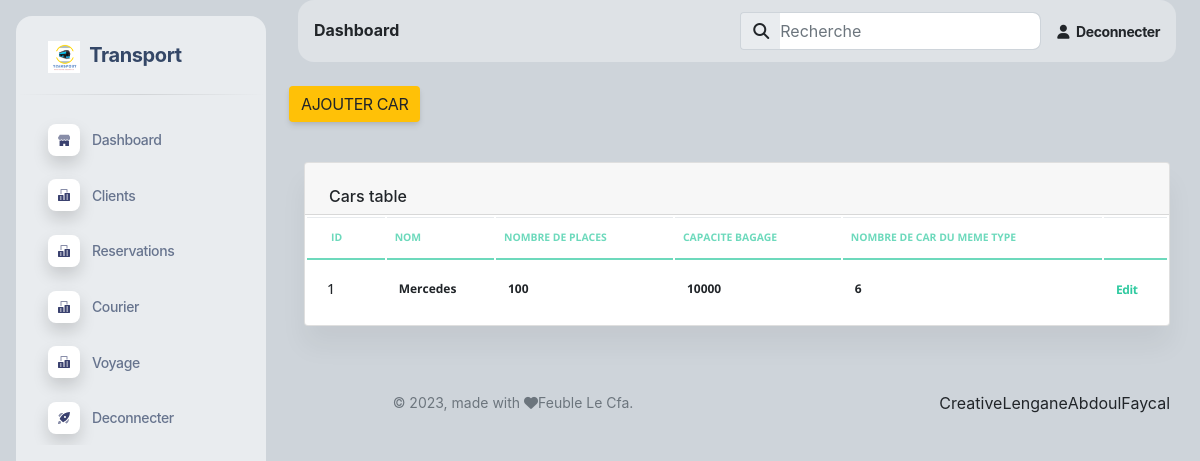
Screenshot of /car/ (signed in) with the database file from the repository.
### transport/models.py (models this page shows, shortened)
class Car(models.Model):
    nom = models.CharField(max_length=50)
    nombre_de_places = models.IntegerField()
    capacite_bagage = models.IntegerField()
    nombre_de_car = models.IntegerField()

### transport/views.py (the view)
# urls.py: path('car/', views.car, name="car"),
@login_required
def car(request, id=0):
    if 'editCar' in request.path and id != 0 :
        model = get_object_or_404(Car, pk=id)
        if request.method == 'POST':
            form = CarForm(request.POST, instance=model)
            if form.is_valid():
                form.save()
                return redirect('car')
            else:
                form = CarForm(instance=model)
                return render(request, 'admin_t/car.html', {"form": form})
        form = CarForm(instance=model)
        return render(request, 'admin_t/car.html', {"form": form, 'id':id})
    elif 'deleteCar' in request.path and id != 0:
        ob = get_object_or_404(Car, id=id)
        ob.delete()
        return redirect('car')
    else:
        if request.method == "POST" and 'addCar' in request.path:
            form = CarForm(request.POST)
            visit = Car.objects.all()
            page = Paginator(visit, 5)
            pge = request.GET.get('page')
            car = page.get_page(pge)
            if form.is_valid():
                form.save()
                messages.success(request, "car added !")
                return redirect('car')
            else:
                return render(request, 'admin_t/car.html', {"form": form, "models":car})
        else:
            form = CarForm()
            visit = Car.objects.all()
            page = Paginator(visit, 5)
            pge = request.GET.get('page')
            car = page.get_page(pge)
            return render(request, 'admin_t/car.html', {"form": form, "models":car})

### transport/forms.py
class CarForm(ModelForm):
    class Meta:
        model = Car
        fields = '__all__'

### transport/templates/admin_t/car.html (shortened to what this page needs)
{% extends 'base.html' %}
{% block content %}
  {% if '/car/' == request.path %}
    <a href ="{% url 'addCar' %}" class="btn btn-warning"> Ajouter Car</a>
    {% if models %}
            <div class="container-fluid py-4">
                <div class="row">
                <div class="col-12">
                    <div class="card mb-4">
                    <div class="card-header pb-0">
                        <h6>Cars table</h6>
                    </div>
                    <div class="card-body px-0 pt-0 pb-2">
                        <div class="table-responsive p-0">
                        <table class="table align-items-center mb-0">
                            <thead>
                            <tr>
                                <th class="text-uppercase text-secondary text-xxs font-weight-bolder opacity-7">ID</th>
                                <th class="text-uppercase text-secondary text-xxs font-weight-bolder opacity-7 ps-2">nom</th>
                                <th class="text-uppercase text-secondary text-xxs font-weight-bolder opacity-7 ps-2">Nombre de places</th>
                                <th class="text-uppercase text-secondary text-xxs font-weight-bolder opacity-7 ps-2">Capacite bagage</th>
                                <th class="text-uppercase text-secondary text-xxs font-weight-bolder opacity-7 ps-2">Nombre de car du meme type</th>
                                <th class="text-secondary opacity-7"></th>
                            </tr>
                            </thead>
                            <tbody>
                                {% for model in models %}
                            <tr>
                                <td>
                                <div class="d-flex px-2 py-1">
                                    <div class="d-flex flex-column justify-content-center">
                                    <h6 class="mb-0 text-sm">{{model.id}}</h6>
                                    </div>
                                </div>
                                </td>
                                <td>
                                <p class="text-xs font-weight-bold mb-0">{{model.nom}}   </p>
                                </td>
                                <td>
                                    <p class="text-xs font-weight-bold mb-0">{{model.nombre_de_places}}</p>
                                </td>
                                    <td>
                                    <p class="text-xs font-weight-bold mb-0">{{model.capacite_bagage}}</p>
                                    </td>
                                    <td>
                                      <p class="text-xs font-weight-bold mb-0">{{model.nombre_de_car}}</p>
                                      </td>
                                <td class="align-middle">
                                <a href="{% url 'editCar' model.id %}" class="text-secondary font-weight-bold text-xs" data-toggle="tooltip" data-original-title="Edit user">
                                    Edit
                                </a>
                                </td>
                            </tr>
                            {% endfor %}
                        </table>
                        {% else %}
              <div class="col-md-12">
                <p>pas de car trouver</p>
              </div>
            {% endif %}
                        </div>
                    </div>
                    </div>
                </div>
                </div>
                <div class="row">
                    <div class="col-md-12">
                    </div>
                  </div>
            </div>
    {% endif %}
{% endblock content %}

### rows the page displays
Car: id "1", nom "Mercedes", nombre_de_places "100", capacite_bagage "10000", nombre_de_car "6"
